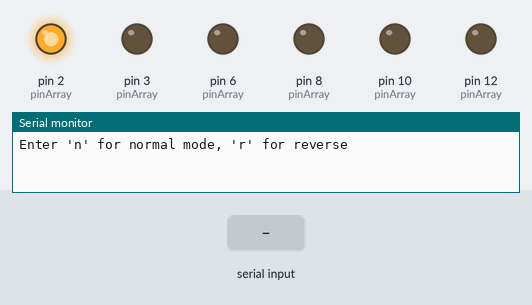
This sketch was run on a simulated Arduino Uno, built with avr-gcc and run on an emulated ATmega328P. Shown: output pins drawn as LEDs (lit = HIGH), the last lines printed to the serial monitor. Dashed ring = blinking. Inputs (shaded band) come from the test bench.

Above: at 1.25 s.
1.3 s: "r" received over Serial
At 2.75 s:
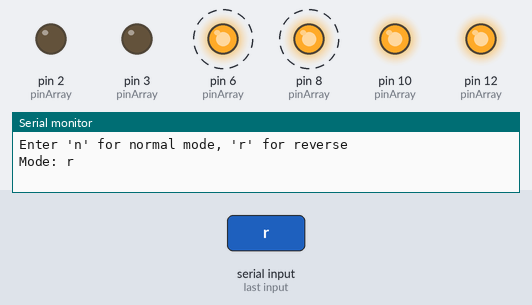
4.3 s: "1" received over Serial
At 5.35 s:
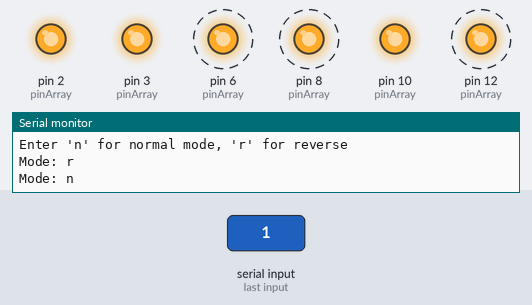
Timing chart, 0 to 13.3 s (numbered marks = the images above; inputs shaded):
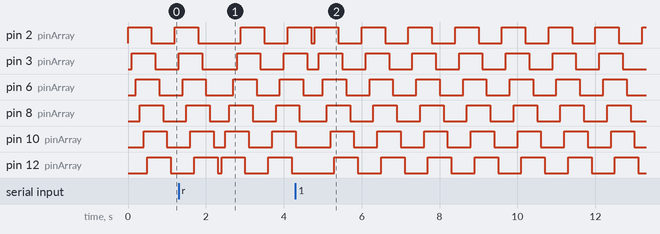

The sketch:

LED_sequence.ino
```cpp
byte pinArray[] = {2, 3, 6, 8, 10, 12};
int pinArraySize = sizeof(pinArray);
int thisPin;
char incomingByte = 'n'; // for incoming serial data
/**************************************/

void setup()
{
  //set pins in the pin array as output
  for (int pinIndex = 0; pinIndex <= 8; pinIndex++)
  {
    thisPin = pinArray[pinIndex];
    pinMode(thisPin, OUTPUT); //initialize thisPin as an output
  }

  Serial.begin(9600);
  Serial.println("Enter 'n' for normal mode, 'r' for reverse");
}

/****************************************/

void loop()
{
  if (Serial.available() > 0) {
    // read the incoming byte:
    incomingByte = Serial.read();
    if ((incomingByte != 'n') && (incomingByte != 'r')) {
      incomingByte = 'n';
    }
    Serial.print("Mode: ");
    Serial.println(incomingByte);
  }
  if (incomingByte == 'r') {
    //turn the led on from highest to the lowest
    for (int pinIndex = pinArraySize-1; pinIndex >= 0; pinIndex--)
    {
      thisPin = pinArray[pinIndex];
      digitalWrite(thisPin, HIGH); //turn this led on
      delay(100);//wait for 100 ms
    }

    //fade from the highest to the lowest
    for (int pinIndex = pinArraySize-1; pinIndex >= 0; pinIndex--)
    {
      thisPin = pinArray[pinIndex];
      digitalWrite(thisPin, LOW); //turn this led off
      delay(100);//wait for 100 ms
    }
  } else {
  //turn the led on from lowest to the highest
    for (int pinIndex = 0; pinIndex < pinArraySize; pinIndex++)
    {
      thisPin = pinArray[pinIndex];
      digitalWrite(thisPin, HIGH); //turn this led on
      delay(100);//wait for 100 ms
    }

    //fade from the highest to the lowest
    for (int pinIndex = 0; pinIndex < pinArraySize; pinIndex++)
    {
      thisPin = pinArray[pinIndex];
      digitalWrite(thisPin, LOW); //turn this led off
      delay(100);//wait for 100 ms
    }
  }
}
```

Measured:
- by itself, pin 2 (pinArray), pin 3 (pinArray), pin 10 (pinArray): repeats every 1.2 s: HIGH 0.60 s, LOW 0.60 s
- by itself, pin 6 (pinArray), pin 8 (pinArray), pin 12 (pinArray): alternates HIGH for 0.60 s and LOW for 0.60 s
